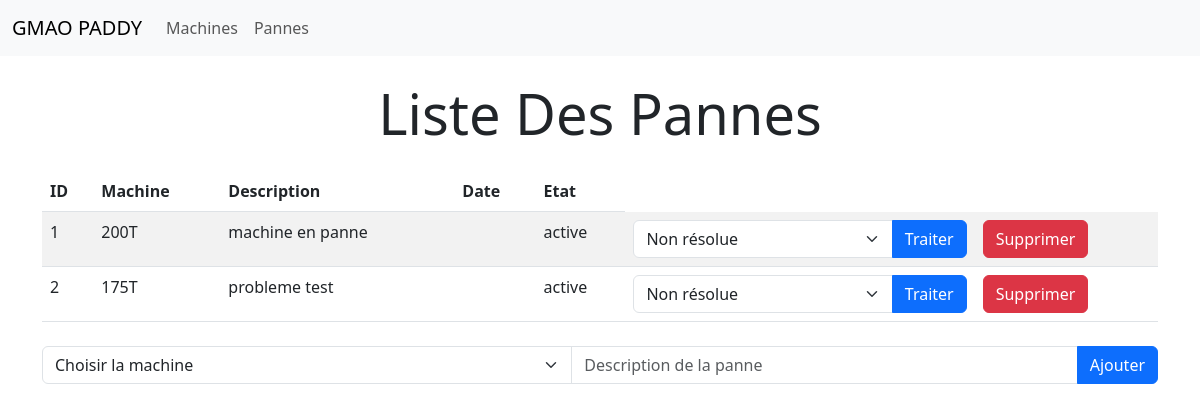
The page /pannes/ (signed in) on the database as committed earlier.
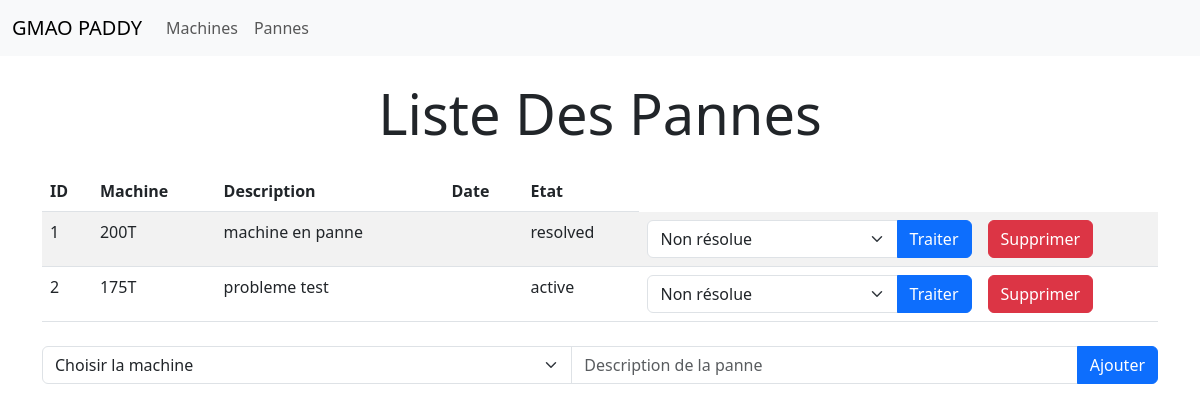
The same page on the database as committed later.
### tasks/models.py (models this page shows, shortened)
class Panne(models.Model):
    id = models.IntegerField(primary_key=True)
    name = models.CharField(max_length=20)
    description = models.TextField(max_length=150)
    machine = models.ForeignKey(Machine, on_delete=models.CASCADE)
    time = models.TimeField(auto_now_add=True)
    state = models.CharField(max_length=10)

class Machine(models.Model):
    id = models.IntegerField(primary_key=True)
    name = models.CharField(max_length=50)
    state = models.CharField(max_length=10)

### tasks/views.py (the view)
# urls.py: path('pannes/', views.panne_list, name='pannes'),
@login_required(login_url="/login")
def panne_list(request):
    pannes = Panne.objects.all()
    machines = Machine.objects.all()
    return render(request, 'panne_list.html', {'pannes': pannes, 'machines': machines})

### tasks/templates/tasks/panne_list.html (shortened to what this page needs)
<!DOCTYPE html>
<html lang="en">
<head>
    <link href="https://cdn.jsdelivr.net/npm/bootstrap@5.3.0-alpha1/dist/css/bootstrap.min.css" rel="stylesheet">
</head>
<body>
<nav class="navbar navbar-expand-lg navbar-light bg-light">
  <div class="container-fluid">
    <a class="navbar-brand" href="#">GMAO PADDY</a>
    <div class="collapse navbar-collapse" id="navbarNav">
      <ul class="navbar-nav">
        <li class="nav-item">
          <a class="nav-link" href="{% url 'machines' %}">Machines</a>
        </li>
        <li class="nav-item">
          <a class="nav-link" href="{% url 'pannes' %}">Pannes</a>
        </li>
      </ul>
    </div>
  </div>
</nav>
{% block content %}
  <div class="container my-4">
    <h1 class="text-center mb-4 display-4">Liste Des Pannes</h1>
    <table class="table table-striped">
      <thead>
        <tr>
          <th>ID</th>
          <th>Machine</th>
          <th>Description</th>
          <th>Date</th>
          <th>Etat</th>
        </tr>
      </thead>
      <tbody>
        {% for panne in pannes %}
          <tr>
            <td>{{ panne.id }}</td>
            <td>{{ panne.machine.name }}</td>
            <td>{{ panne.description }}</td>
            <td>{{ panne.date }}</td>
            <td>{{ panne.state }}</td>
              <td>
                <form action="{% url 'update-panne' panne.id %}" method="POST">
                  <div class="input-group">
                    <select class="form-select" name="panne-state">
                      <option value="0" {% if panne.state == 'Non résolue' %}selected{% endif %}>Non résolue</option>
                    </select>
                    <button type="submit" class="btn btn-primary" title="Traiter">Traiter</button>
                  </div>
                </form>
              </td>
              <td>
                <form action="{% url 'delete-panne' panne.id %}" method="POST">
                  <button type="submit" class="btn btn-danger" title="Supprimer">Supprimer</button>
                </form>
            </td>
          </tr>
        {% endfor %}
      </tbody>
    </table>
    <form method="POST" action="{% url 'add-panne' %}" class="my-4">
  <div class="input-group mb-3">
    <select class="form-select" name="panne-machine">
      <option selected>Choisir la machine</option>
    </select>
    <input type="text" name="panne-description" class="form-control" placeholder="Description de la panne" aria-label="Description de la panne">
    <button type="submit" class="btn btn-primary">Ajouter</button>
  </div>
</form>
  </div>
{% endblock %}
  </body>
</html>

Rows that differ between the two databases and show on the page:
changed Panne "machine en panne": state "active" → "resolved"
